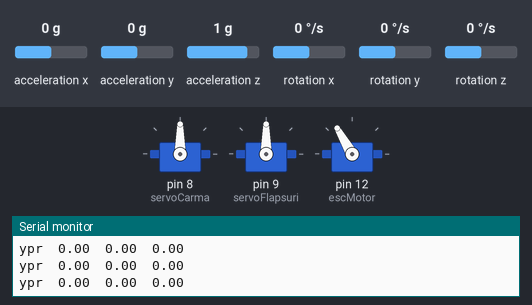
Bench run of a sketch on a simulated Arduino Uno, built with avr-gcc and run on an emulated ATmega328P. On the bench: 3 × servo, the last lines printed to the serial monitor. The inputs (shaded band) are chosen by the test bench; at power-on: acceleration x 0 g, acceleration y 0 g, acceleration z 1 g, rotation x 0 °/s, rotation y 0 °/s, rotation z 0 °/s.

Above: at 1.7 s.
1.8 s: acceleration x set to -1.4 g
At 3.0 s:
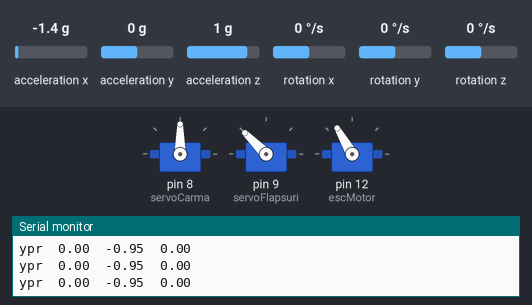
3.3 s: acceleration y set to -1.4 g
At 3.8 s:
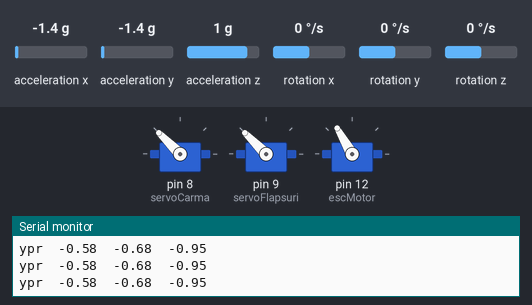
6.3 s: acceleration x set to -0.3 g
9.3 s: acceleration x set to 0 g
At 10.7 s:
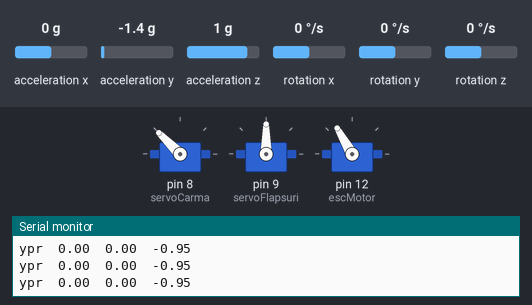
11.0 s: acceleration y set to 0.8 g
At 12.2 s:
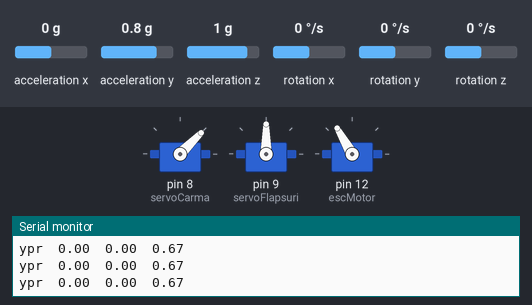
12.5 s: acceleration x set to -0.8 g
At 13.3 s:
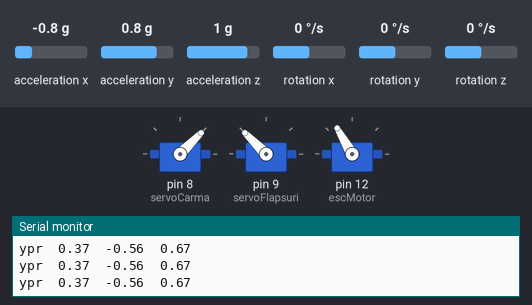
Timing chart, 0 to 15.0 s (numbered marks = the images above; inputs shaded):
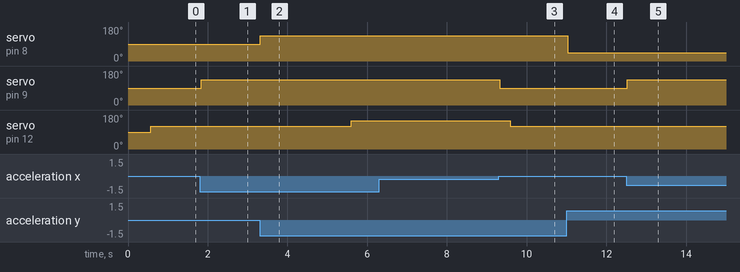

The sketch:

new-gyro-try2.ino
```cpp
#include "I2Cdev.h"
#include "MPU6050_6Axis_MotionApps20.h"
#include "Wire.h"
#include "Servo.h"

MPU6050 mpu;
Servo servoCarma;
Servo servoFlapsuri;
Servo escMotor;

#define OUTPUT_READABLE_YAWPITCHROLL

// MPU control/status vars
uint8_t mpuIntStatus;   // holds actual interrupt status byte from MPU
uint8_t devStatus;      // return status after each device operation (0 = success, !0 = error)
uint16_t packetSize;    // expected DMP packet size (default is 42 bytes)
uint16_t fifoCount;     // count of all bytes currently in FIFO
uint8_t fifoBuffer[128]; // FIFO storage buffer

// orientation/motion vars
Quaternion q;           // [w, x, y, z]         quaternion container
VectorFloat gravity;    // [x, y, z]            gravity vector
float euler[3];         // [psi, theta, phi]    Euler angle container
float ypr[3];           // [yaw, pitch, roll]   yaw/pitch/roll container and gravity vector

unsigned int startMillis;
unsigned int currentMillis;
int servoCarmaUnghi = 90;
int servoFlapsuriUnghi = 90;
float limitaCarma = 0.02;
float limitaFlapsuri = 0.07;

// ================================================================
// ===                      INITIAL SETUP                       ===
// ================================================================

void setup() {
  Wire.begin();
  Serial.begin(9600);

  Serial.println(F("Initializing servos..."));
  servoCarma.attach(8);
  servoCarma.write(servoCarmaUnghi);
  servoFlapsuri.attach(9);
  escMotor.attach(12);

  while (!Serial); // wait for Leonardo enumeration, others continue immediately

  // initialize device
  Serial.println(F("Initializing I2C devices..."));
  mpu.initialize();

  // verify connection
  Serial.println(F("Testing device connections..."));
  Serial.println(mpu.testConnection() ? F("MPU6050 connection successful") : F("MPU6050 connection failed"));

  // load and configure the DMP
  Serial.println(F("Initializing DMP..."));
  devStatus = mpu.dmpInitialize();

  // supply your own gyro offsets here, scaled for min sensitivity
  //    mpu.setXGyroOffset(220);
  //    mpu.setYGyroOffset(76);
  //    mpu.setZGyroOffset(-85);
  //    mpu.setZAccelOffset(1788); // 1688 factory default for my test chip

  // make sure it worked (returns 0 if so)
  if (devStatus == 0) {
    // Calibration Time: generate offsets and calibrate our MPU6050
    mpu.CalibrateAccel(6);
    mpu.CalibrateGyro(6);
    mpu.PrintActiveOffsets();
    // turn on the DMP, now that it's ready
    Serial.println(F("Enabling DMP..."));
    mpu.setDMPEnabled(true);

    // get expected DMP packet size for later comparison
    packetSize = mpu.dmpGetFIFOPacketSize();
  } else {
    // ERROR!
    // 1 = initial memory load failed
    // 2 = DMP configuration updates failed
    Serial.print(F("DMP Initialization failed (code "));
    Serial.print(devStatus);
    Serial.println(F(")"));
  }

  escMotor.write(120);
  startMillis = millis();
}


// ================================================================
// ===                    MAIN PROGRAM LOOP                     ===
// ================================================================

void loop() {
  // read a packet from FIFO
  if (mpu.dmpGetCurrentFIFOPacket(fifoBuffer)) { // Get the Latest packet
#ifdef OUTPUT_READABLE_YAWPITCHROLL
    // display Euler angles in degrees
    mpu.dmpGetQuaternion(&q, fifoBuffer);
    mpu.dmpGetGravity(&gravity, &q);
    mpu.dmpGetYawPitchRoll(ypr, &q, &gravity);
    Serial.print("ypr\t");
    Serial.print(ypr[0]);
    Serial.print("\t");
    Serial.print(ypr[1]);
    Serial.print("\t");
    Serial.println(ypr[2]);
    // adauga  * 180/M_PI optional
#endif
  }

  currentMillis = millis();

  rotireMotor();
  rotireCarma();
  rotireFlapsuri();
}

void rotireCarma() {
  if (ypr[2] > limitaCarma) {
    servoCarmaUnghi = 45;
  } else if (ypr[2] < -limitaCarma) {
    servoCarmaUnghi = 135;
  } else {
    servoCarmaUnghi = 90;
  }

  servoCarma.write(servoCarmaUnghi);
}

void rotireFlapsuri() {
  if (ypr[1] > limitaFlapsuri) {
    servoFlapsuriUnghi = 45;
  } else if (ypr[1] < -limitaFlapsuri) {
    servoFlapsuriUnghi = 135;
  } else {
    servoFlapsuriUnghi = 90;
  }

  servoFlapsuri.write(servoFlapsuriUnghi);
}

void rotireMotor() {
  int untilNowMillis = currentMillis - startMillis;
  if (untilNowMillis >= 12000) {
    escMotor.detach();
  } else if (untilNowMillis >= 9000) {
    escMotor.write(120);
  } else if(untilNowMillis >= 5000) {
    escMotor.write(150);
  }
}
```

Measured:
- the behaviour switches between -0.2 and -0.1 g on acceleration x (found by bisection; images 2 and 3)
- after the input at 1.8 s, servo on pin 9 (servoFlapsuri): 90° → 135° at once
- after the input at 3.3 s, servo on pin 8 (servoCarma): 90° → 135° at once
- after the input at 9.3 s, servo on pin 9 (servoFlapsuri): 135° → 90° at once
- after the input at 11.0 s, servo on pin 8 (servoCarma): 135° → 45° at once
- after the input at 12.5 s, servo on pin 9 (servoFlapsuri): 90° → 135° at once
